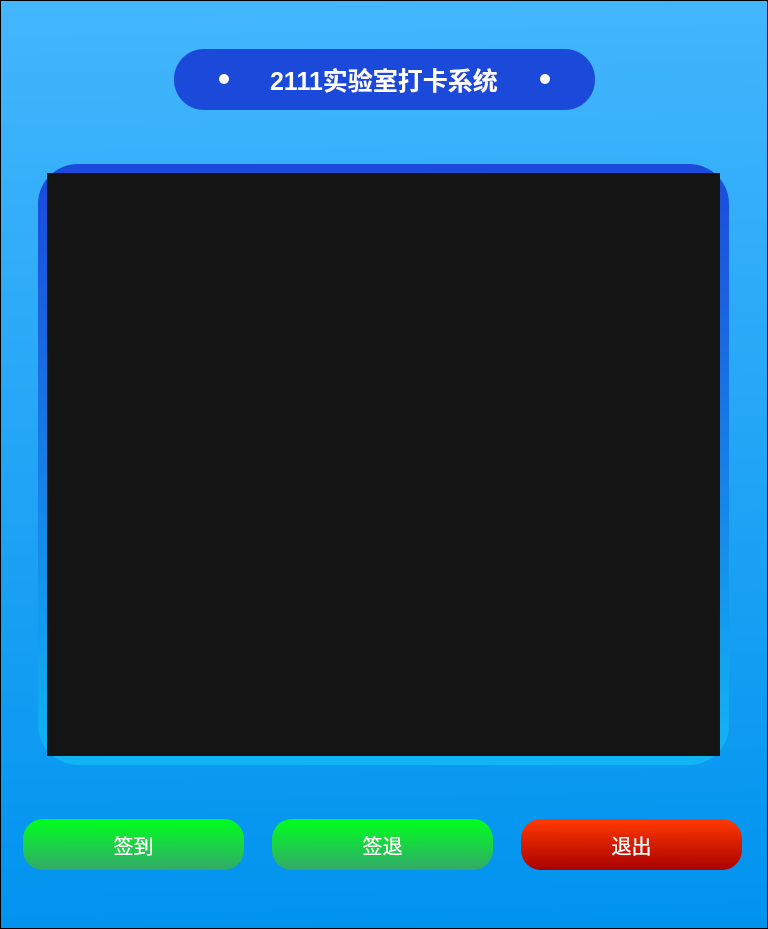
<?xml version="1.0" encoding="UTF-8"?>
<ui version="4.0">
 <class>Form</class>
 <widget class="QWidget" name="Form">
  <property name="geometry">
   <rect>
    <x>0</x>
    <y>0</y>
    <width>768</width>
    <height>929</height>
   </rect>
  </property>
  <property name="minimumSize">
   <size>
    <width>768</width>
    <height>0</height>
   </size>
  </property>
  <property name="maximumSize">
   <size>
    <width>768</width>
    <height>16777215</height>
   </size>
  </property>
  <property name="windowTitle">
   <string>Form</string>
  </property>
  <layout class="QGridLayout" name="gridLayout_2">
   <property name="leftMargin">
    <number>0</number>
   </property>
   <property name="topMargin">
    <number>0</number>
   </property>
   <property name="rightMargin">
    <number>0</number>
   </property>
   <property name="bottomMargin">
    <number>0</number>
   </property>
   <property name="spacing">
    <number>0</number>
   </property>
   <item row="0" column="0">
    <widget class="QFrame" name="frame">
     <property name="minimumSize">
      <size>
       <width>768</width>
       <height>10</height>
      </size>
     </property>
     <property name="maximumSize">
      <size>
       <width>768</width>
       <height>16777215</height>
      </size>
     </property>
     <property name="styleSheet">
      <string notr="true">background-color: qlineargradient(spread:pad, x1:0.46798, y1:0, x2:0.483, y2:1, stop:0 rgba(67, 182, 253, 255), stop:1 rgba(0, 147, 238, 255));</string>
     </property>
     <property name="frameShape">
      <enum>QFrame::StyledPanel</enum>
     </property>
     <property name="frameShadow">
      <enum>QFrame::Raised</enum>
     </property>
     <layout class="QVBoxLayout" name="verticalLayout_2">
      <property name="leftMargin">
       <number>0</number>
      </property>
      <property name="topMargin">
       <number>0</number>
      </property>
      <property name="rightMargin">
       <number>0</number>
      </property>
      <property name="bottomMargin">
       <number>10</number>
      </property>
      <item>
       <layout class="QHBoxLayout" name="horizontalLayout_4">
        <item>
         <spacer name="horizontalSpacer">
          <property name="orientation">
           <enum>Qt::Horizontal</enum>
          </property>
          <property name="sizeHint" stdset="0">
           <size>
            <width>40</width>
            <height>20</height>
           </size>
          </property>
         </spacer>
        </item>
        <item>
         <widget class="QFrame" name="frame_2">
          <property name="minimumSize">
           <size>
            <width>421</width>
            <height>61</height>
           </size>
          </property>
          <property name="maximumSize">
           <size>
            <width>421</width>
            <height>61</height>
           </size>
          </property>
          <property name="styleSheet">
           <string notr="true">.QFrame{
	width: 580px;
height: 96px;
background: #1B4ADB;
border-radius: 30px 30px 30px 30px;
opacity: 1;
}</string>
          </property>
          <property name="frameShape">
           <enum>QFrame::StyledPanel</enum>
          </property>
          <property name="frameShadow">
           <enum>QFrame::Raised</enum>
          </property>
          <layout class="QHBoxLayout" name="horizontalLayout">
           <item>
            <spacer name="horizontalSpacer_5">
             <property name="orientation">
              <enum>Qt::Horizontal</enum>
             </property>
             <property name="sizeHint" stdset="0">
              <size>
               <width>40</width>
               <height>20</height>
              </size>
             </property>
            </spacer>
           </item>
           <item>
            <widget class="QLabel" name="label_2">
             <property name="minimumSize">
              <size>
               <width>10</width>
               <height>10</height>
              </size>
             </property>
             <property name="maximumSize">
              <size>
               <width>10</width>
               <height>10</height>
              </size>
             </property>
             <property name="styleSheet">
              <string notr="true">background-color: rgb(255, 255, 255);
border-radius: 5px</string>
             </property>
             <property name="text">
              <string/>
             </property>
            </widget>
           </item>
           <item>
            <spacer name="horizontalSpacer_3">
             <property name="orientation">
              <enum>Qt::Horizontal</enum>
             </property>
             <property name="sizeHint" stdset="0">
              <size>
               <width>40</width>
               <height>20</height>
              </size>
             </property>
            </spacer>
           </item>
           <item>
            <widget class="QLabel" name="label">
             <property name="styleSheet">
              <string notr="true">.QLabel{
	color: rgb(255, 255, 255);
	font-size: 25px;
	font-weight: 700;
	
	background-color: rgba(255, 255, 255, 0);
}
</string>
             </property>
             <property name="text">
              <string>2111实验室打卡系统</string>
             </property>
             <property name="alignment">
              <set>Qt::AlignCenter</set>
             </property>
            </widget>
           </item>
           <item>
            <spacer name="horizontalSpacer_4">
             <property name="orientation">
              <enum>Qt::Horizontal</enum>
             </property>
             <property name="sizeHint" stdset="0">
              <size>
               <width>40</width>
               <height>20</height>
              </size>
             </property>
            </spacer>
           </item>
           <item>
            <widget class="QLabel" name="label_3">
             <property name="minimumSize">
              <size>
               <width>10</width>
               <height>10</height>
              </size>
             </property>
             <property name="maximumSize">
              <size>
               <width>10</width>
               <height>10</height>
              </size>
             </property>
             <property name="styleSheet">
              <string notr="true">background-color: rgb(255, 255, 255);
border-radius: 5px</string>
             </property>
             <property name="text">
              <string/>
             </property>
            </widget>
           </item>
           <item>
            <spacer name="horizontalSpacer_6">
             <property name="orientation">
              <enum>Qt::Horizontal</enum>
             </property>
             <property name="sizeHint" stdset="0">
              <size>
               <width>40</width>
               <height>20</height>
              </size>
             </property>
            </spacer>
           </item>
          </layout>
         </widget>
        </item>
        <item>
         <spacer name="horizontalSpacer_2">
          <property name="orientation">
           <enum>Qt::Horizontal</enum>
          </property>
          <property name="sizeHint" stdset="0">
           <size>
            <width>40</width>
            <height>20</height>
           </size>
          </property>
         </spacer>
        </item>
       </layout>
      </item>
      <item>
       <layout class="QHBoxLayout" name="horizontalLayout_7">
        <item>
         <widget class="QFrame" name="frame_3">
          <property name="minimumSize">
           <size>
            <width>691</width>
            <height>601</height>
           </size>
          </property>
          <property name="maximumSize">
           <size>
            <width>691</width>
            <height>601</height>
           </size>
          </property>
          <property name="styleSheet">
           <string notr="true">background-color: qlineargradient(spread:pad, x1:0.537, y1:1, x2:0.517, y2:0, stop:0 rgba(17, 181, 243, 255), stop:1 rgba(27, 73, 219, 255));
border-radius: 40px;</string>
          </property>
          <property name="frameShape">
           <enum>QFrame::StyledPanel</enum>
          </property>
          <property name="frameShadow">
           <enum>QFrame::Raised</enum>
          </property>
          <layout class="QGridLayout" name="gridLayout">
           <item row="0" column="0">
            <widget class="QLabel" name="face_frame">
             <property name="styleSheet">
              <string notr="true">border-radius: 0px;
background-color: rgb(20, 20, 20);</string>
             </property>
             <property name="text">
              <string/>
             </property>
            </widget>
           </item>
          </layout>
         </widget>
        </item>
       </layout>
      </item>
      <item>
       <layout class="QHBoxLayout" name="horizontalLayout_5">
        <item>
         <widget class="QPushButton" name="sign_in">
          <property name="minimumSize">
           <size>
            <width>221</width>
            <height>51</height>
           </size>
          </property>
          <property name="maximumSize">
           <size>
            <width>221</width>
            <height>51</height>
           </size>
          </property>
          <property name="styleSheet">
           <string notr="true">background-color: qlineargradient(spread:pad, x1:0.492611, y1:0, x2:0.482759, y2:1, stop:0 rgba(0, 255, 28, 255), stop:1 rgba(50, 169, 107, 255));

border-radius: 20px;
color: #FFFFFF;
font-size: 20px;</string>
          </property>
          <property name="text">
           <string>签到</string>
          </property>
         </widget>
        </item>
        <item>
         <widget class="QPushButton" name="sign_out">
          <property name="minimumSize">
           <size>
            <width>221</width>
            <height>51</height>
           </size>
          </property>
          <property name="maximumSize">
           <size>
            <width>221</width>
            <height>51</height>
           </size>
          </property>
          <property name="styleSheet">
           <string notr="true">background-color: qlineargradient(spread:pad, x1:0.492611, y1:0, x2:0.482759, y2:1, stop:0 rgba(0, 255, 28, 255), stop:1 rgba(50, 169, 107, 255));

border-radius: 20px;
color: #FFFFFF;
font-size: 20px;</string>
          </property>
          <property name="text">
           <string>签退</string>
          </property>
         </widget>
        </item>
        <item>
         <widget class="QPushButton" name="log_out">
          <property name="minimumSize">
           <size>
            <width>221</width>
            <height>51</height>
           </size>
          </property>
          <property name="maximumSize">
           <size>
            <width>221</width>
            <height>51</height>
           </size>
          </property>
          <property name="styleSheet">
           <string notr="true">background-color: qlineargradient(spread:pad, x1:0.492611, y1:0, x2:0.482759, y2:1, stop:0 rgba(255, 58, 0, 255), stop:1 rgba(169, 0, 0, 255));

border-radius: 20px;
color: #FFFFFF;
font-size: 20px</string>
          </property>
          <property name="text">
           <string>退出</string>
          </property>
         </widget>
        </item>
       </layout>
      </item>
     </layout>
    </widget>
   </item>
  </layout>
 </widget>
 <resources/>
 <connections/>
</ui>
